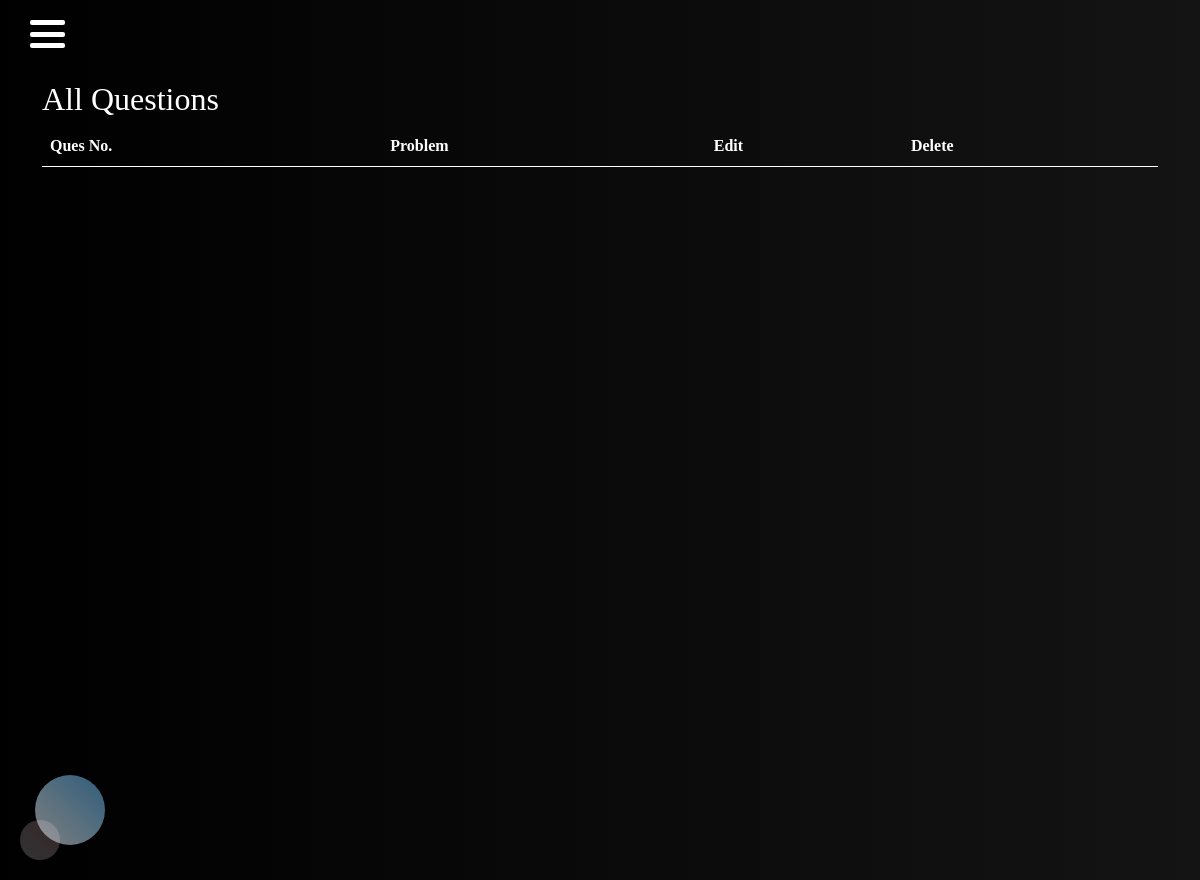
Before: /view_questions/26 with the older database file.
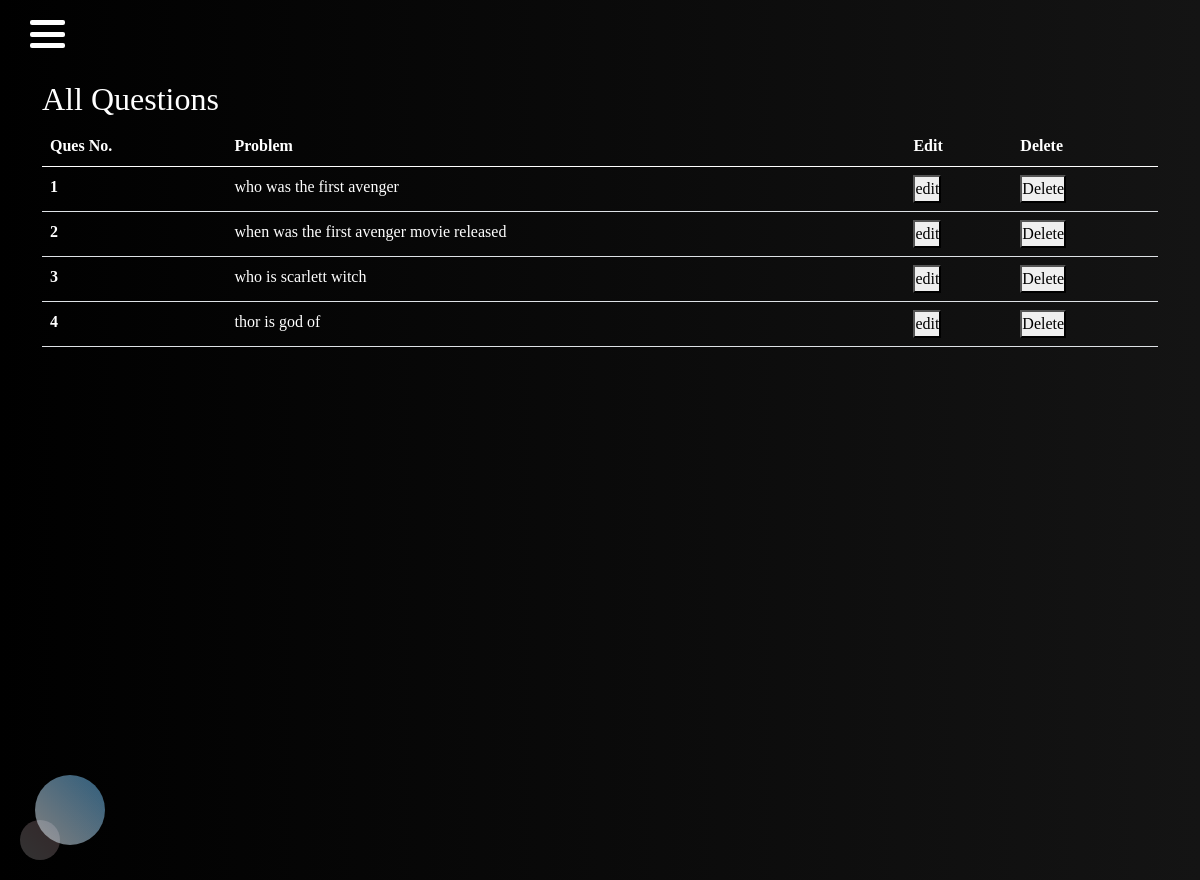
After: the same page with the newer database file.
### quizzes/models.py (models this page shows, shortened)
class Question(models.Model):
    quiz_id=models.IntegerField(default=id)
    question_no=models.IntegerField()
    problem=models.TextField()
    option_1=models.CharField(max_length=200)
    option_2=models.CharField(max_length=200)
    option_3=models.CharField(max_length=200,default='Both of these')
    option_4=models.CharField(max_length=200,default='None of these')
    correct_answer=models.CharField(max_length=10)
    prob_img_1=models.ImageField(upload_to="photos/%y/%m/",blank=True)
    prob_img_2=models.ImageField(upload_to="photos/%y/%m/",blank=True)
    points=models.IntegerField(default=10)
    date_created=models.DateTimeField(blank=True,default=datetime.now())

### quizzes/views.py (the view)
# urls.py: path('view_questions/<int:quiz_id>',views.view_questions,name='view_questions'),
def view_questions(request,quiz_id):
    if request.method=='POST':
        if request.POST.get('question_ops')=='delete':
            this_question=Question.objects.filter(quiz_id=request.POST.get('quiz_id') ,question_no=request.POST.get('question_no'))
            if this_question.exists():
                this_question.delete()
    all_questions=Question.objects.filter(quiz_id=quiz_id)
    data={
        'all_questions':all_questions,
        'quiz_id':quiz_id,
    }
    return render(request,'view_questions.html',data)

### accounts/context_processors.py (called while the page is built)
def user_profile(request):
    if request.user.is_authenticated:
        user_profile=get_object_or_404(User_profile,user_id=request.user.id)
        return {'user_profile' : user_profile ,}
    else:
        return {}

### templates/view_questions.html (shortened to what this page needs)
{% extends 'base.html' %} {% block custom_css %}{% endblock custom_css %} {% block content %}
<div class="container">
    <h2>All Questions </h2>
    <table class="table table-hover" style="color: white;">
        <thead>
            <tr>
                <th scope="col">Ques No.</th>
                <th scope="col">Problem</th>
                <th scope="col">Edit</th>
                <th scope="col">Delete</th>
            </tr>
        </thead>
        <tbody>
            {% for ques in all_questions %}
            <tr style="color: white;">
                <th scope="row">{{ques.question_no}}</th>
                <td>{{ques.problem}}</td>
                <td>
                    <a href="{% url 'edit_question' quiz_id ques.question_no%}">{% csrf_token %}<button>edit</button></a>
                </td>
                <td>
                    <form action="{% url 'view_questions' quiz_id %}" method="POST" id="delete_ques">{% csrf_token %}<input type="hidden" value="delete" name='question_ops'>
                        <button>Delete</button></form>
                </td>
            </tr>
            {% endfor %}
        </tbody>
    </table>
</div>
{% endblock content %} {% block custom_js %}{% endblock custom_js %}

Changed rows visible on the page:
added Question: question_no "1", problem "who was the first avenger"
added Question: question_no "2", problem "when was the first avenger movie released"
added Question: question_no "3", problem "who is scarlett witch"
added Question: question_no "4", problem "thor is god of"
